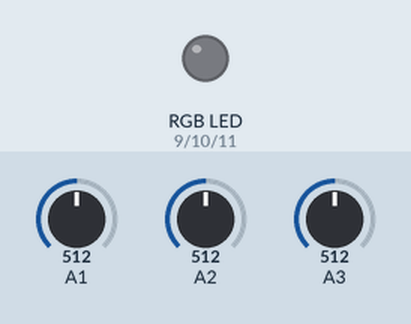
Simulated run of this sketch. Board: Arduino Uno, built with avr-gcc and run on an emulated ATmega328P. On the bench: an RGB LED mixed from three pins (HIGH = lit). The test bench sets the inputs (shaded band); at power-on: A2 = 512, A1 = 512, A3 = 512. What the sketch prints to the serial monitor is not drawn.

Above: at 1.2 s.
1.3 s: A2 set to 11
At 3.77 s:
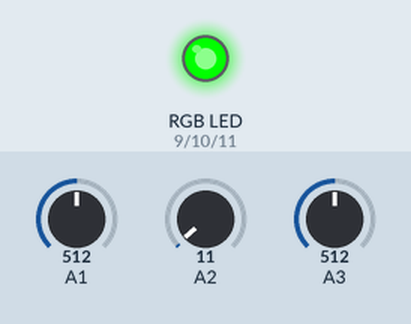
4.3 s: A2 set to 8
7.3 s: A1 set to 108
At 8.65 s:
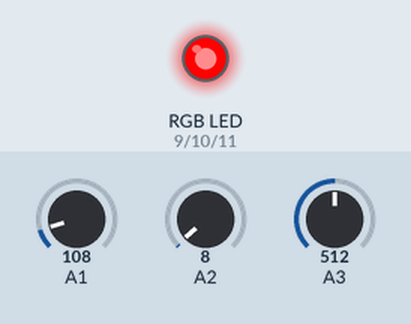
10.3 s: A1 set to 94
13.3 s: A3 set to 11
At 13.48 s:
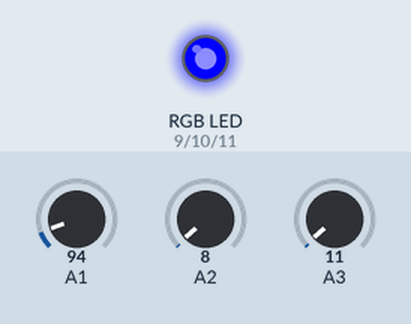
16.3 s: A3 set to 8
Timing chart, 0 to 20.3 s (numbered marks = the images above; inputs shaded):
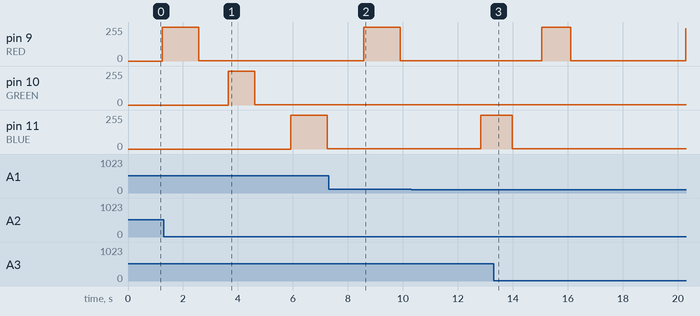

The sketch:

rgbled.ino
```cpp
#define RED 9
#define GREEN 10
#define BLUE 11

void setup() {
  // put your setup code here, to run once:
  pinMode(RED, OUTPUT);
  pinMode(GREEN, OUTPUT);
  pinMode(BLUE, OUTPUT);
  Serial.begin(9600);
}

void loop() {
  // put your main code here, to run repeatedly:
  // [1,255]
  for(int r=1;r<=255;r++){
    analogWrite(RED, r);
    Serial.println(analogRead(RED));
    delay(1);
  }
  for(int r=255;r>=1;r--){
    analogWrite(RED, r);
    Serial.println(analogRead(RED));
    delay(1);
  }
  for(int g=1;g<=255;g++){
    analogWrite(GREEN, g);
    Serial.println(analogRead(GREEN));
    delay(1);
  }
  for(int g=255;g>=1;g--){
    analogWrite(GREEN, g);
    Serial.println(analogRead(GREEN));
    delay(1);
  }
  for(int b=1;b<=255;b++){
    analogWrite(BLUE, b);
    Serial.println(analogRead(BLUE));
    delay(1);
  }
  for(int b=255;b>=1;b--){
    analogWrite(BLUE, b);
    Serial.println(analogRead(BLUE));
    delay(1);
  }
  Serial.println();
  delay(50);
}
```

Measured:
- after the input at 7.3 s, pin 10 (GREEN): stays 1/255 (without the input it goes to 125/255 after 3.0 s)
- after the input at 13.3 s, pin 10 (GREEN): stays 1/255 (without the input it goes to 7/255 after 3.0 s)
- after the input at 16.3 s, pin 9 (RED): 1/255 → 242/255 after 4.0 s; pin 11 (BLUE): stays 1/255 (without the input it goes to 255/255 after 2.5 s)
